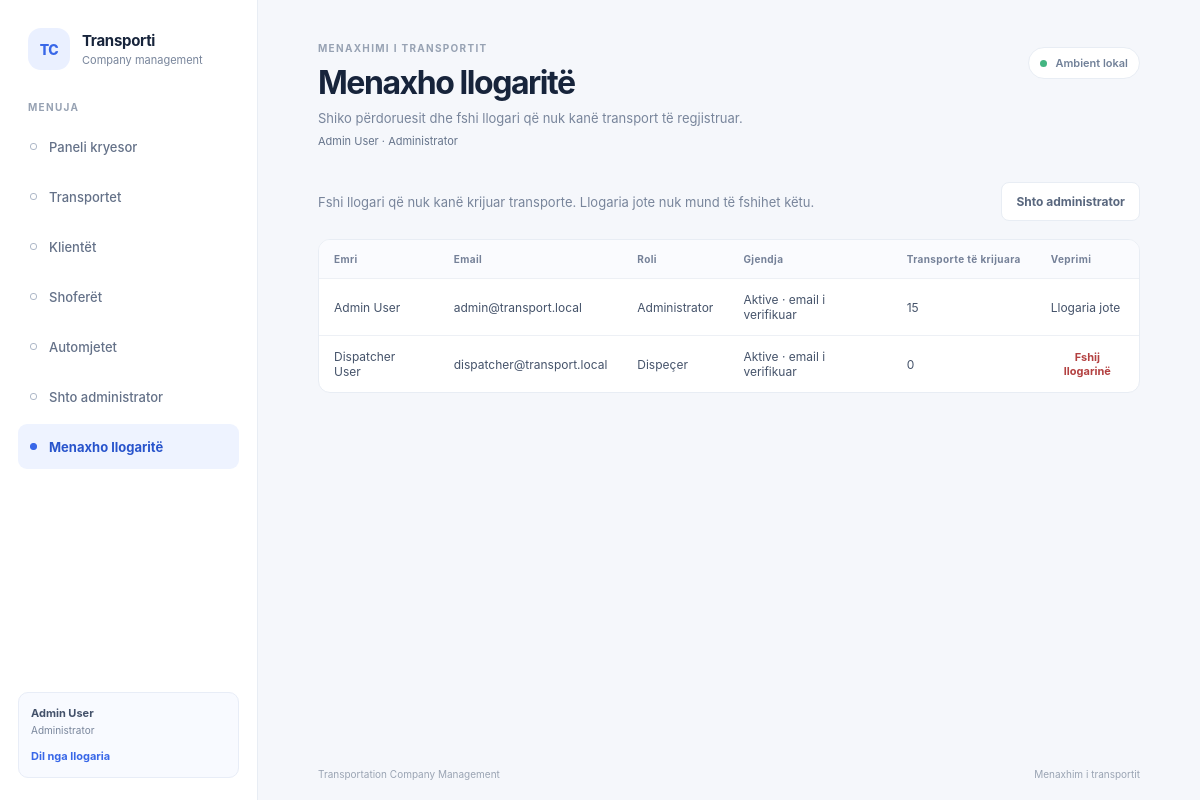
The app's page /?page=users (signed in) with its own data.
### tables this page shows
CREATE TABLE users (
    id INT UNSIGNED NOT NULL AUTO_INCREMENT,
    full_name VARCHAR(150) NOT NULL,
    email VARCHAR(150) NOT NULL,
    password_hash VARCHAR(255) NOT NULL,
    role ENUM('ADMIN', 'DISPATCHER') NOT NULL,
    is_active TINYINT(1) NOT NULL DEFAULT 1,
    email_verified_at DATETIME NULL DEFAULT NULL,
    created_at DATETIME NOT NULL DEFAULT CURRENT_TIMESTAMP,
    PRIMARY KEY (id),
    UNIQUE KEY uq_users_email (email)
);

### src/Views/pages/users.php (the view, shortened to what the rows shown need)
<?php
$escape = static fn (mixed $value): string => htmlspecialchars((string) $value, ENT_QUOTES, 'UTF-8');
?>
<?php if ($user['role'] === 'ADMIN'): ?>
    <div class="table-card">
        <?php if ($accounts === []): ?>
            <div class="empty-state">
                <strong>Nuk ka llogari për t'u shfaqur</strong>
            </div>
        <?php else: ?>
            <div class="table-scroll">
                <table>
                    <thead>
                        <tr>
                            <th scope="col">Emri</th>
                            <th scope="col">Email</th>
                            <th scope="col">Roli</th>
                            <th scope="col">Gjendja</th>
                            <th scope="col">Transporte të krijuara</th>
                            <th scope="col">Veprimi</th>
                        </tr>
                    </thead>
                    <tbody>
                        <?php foreach ($accounts as $account): ?>
                            <?php
                            $isCurrentUser = (int) $account['id'] === (int) $user['id'];
                            $hasTransports = (int) $account['transport_count'] > 0;
                            $isVerified = $account['email_verified_at'] !== null;
                            ?>
                            <tr>
                                <td><?= $escape($account['full_name']) ?></td>
                                <td><?= $escape($account['email']) ?></td>
                                <td><?= $account['role'] === 'ADMIN' ? 'Administrator' : 'Dispeçer' ?></td>
                                <td>
                                    <?= (int) $account['is_active'] === 1 && $isVerified
                                        ? 'Aktive · email i verifikuar'
                                        : 'Në pritje të verifikimit' ?>
                                </td>
                                <td><?= (int) $account['transport_count'] ?></td>
                                <td>
                                    <?php if ($isCurrentUser): ?>
                                        <span>Llogaria jote</span>
                                    <?php elseif ($hasTransports): ?>
                                        <span title="Fshirja do të dëmtonte historikun e transporteve">E mbrojtur nga historiku</span>
                                    <?php else: ?>
                                        <form method="post" action="?page=users" onsubmit="return confirm('Je i sigurt që dëshiron ta fshish llogarinë e këtij përdoruesi? Ky veprim nuk mund të zhbëhet.')">
                                            <button class="text-action text-action-danger" type="submit">Fshij llogarinë</button>
                                        </form>
                                    <?php endif; ?>
                                </td>
                            </tr>
                        <?php endforeach; ?>
                    </tbody>
                </table>
            </div>
        <?php endif; ?>
    </div>
<?php endif; ?>

### src/Views/layout.php (shortened to what the rows shown need)
<!doctype html>
<html lang="sq">
<head>
    <link rel="stylesheet" href="assets/app.css">
</head>
<body>
    <div class="app-shell">
        <aside class="sidebar" aria-label="Navigimi kryesor">
            <?php require __DIR__ . '/components/navigation.php'; ?>
        </aside>
        <main class="main-content">
            <header class="page-header">
                <div>
                    <p class="eyebrow">MENAXHIMI I TRANSPORTIT</p>
                    <h1><?= htmlspecialchars($page['title'], ENT_QUOTES, 'UTF-8') ?></h1>
                    <p class="page-description"><?= htmlspecialchars($page['description'], ENT_QUOTES, 'UTF-8') ?></p>
                    <?php if ($user !== null): ?>
                        <p class="signed-in-user">
                            <?= htmlspecialchars($user['full_name'], ENT_QUOTES, 'UTF-8') ?>
                            · <?= $user['role'] === 'ADMIN' ? 'Administrator' : 'Dispeçer' ?>
                        </p>
                    <?php endif; ?>
                </div>
            </header>
            <section class="page-content" aria-labelledby="page-content-heading">
                <?php if ($databaseError === null && ($moduleData !== null || in_array($pageKey, ['dashboard', 'not_found', 'add-admin', 'users'], true))): ?>
                    <?php require $viewFile; ?>
                <?php endif; ?>
            </section>
        </main>
    </div>
</body>
</html>

### src/Views/components/navigation.php (shortened to what the rows shown need)
<div class="sidebar-note">
    <div class="session-user">
        <strong><?= htmlspecialchars($user['full_name'], ENT_QUOTES, 'UTF-8') ?></strong>
        <span><?= $user['role'] === 'ADMIN' ? 'Administrator' : 'Dispeçer' ?></span>
        <form method="post" action="?page=logout">
            <button type="submit">Dil nga llogaria</button>
        </form>
    </div>
</div>

### records on screen
users: full_name "Admin User", email "admin@transport.local", role "Administrator", is_active "Aktive · email i verifikuar", transport_count "15", shows "Llogaria jote"
users: full_name "Dispatcher User", email "dispatcher@transport.local", role "Dispeçer", is_active "Aktive · email i verifikuar", transport_count "0"

### other values on screen
$label "Paneli kryesor"
$label "Transportet"
$label "Klientët"
$label "Shoferët"
$label "Automjetet"
$page['title'] "Menaxho llogaritë"
$page['description'] "Shiko përdoruesit dhe fshi llogari që nuk kanë transport të regjistruar."
